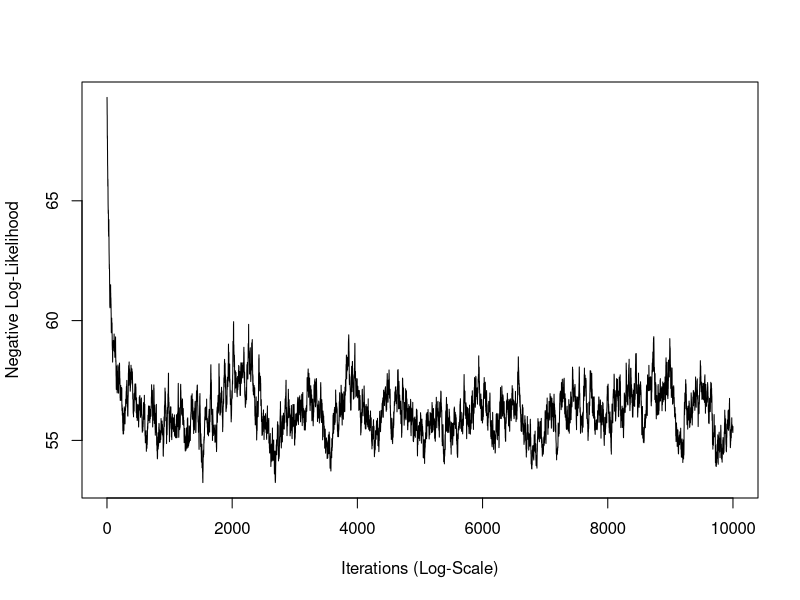

This chart was generated by the following R code:
# Exercise 4 Part I Improving SGD

rm(list=ls())
set.seed(12345) # Reproducibility

#------------------------------------------------------------------
# Function 1. Estimate the Sigmoid function of X
sigmoid <- function(x) {
  # Inputs:
  # x Matrix 
  # Output:
  # Sigmoid function of X
  
  1 / (1 + exp(-x))
}

#------------------------------------------------------------------
# Function 2. Estimate the Success Probability
w_estimate <- function(b, X) {
  # Inputs:
  # b regression parameter P x 1
  # X Matrix of features N x P
  # Output:
  # wi Sucess Probability N x 1
  
  sigmoid(drop(X %*% b))
}

#------------------------------------------------------------------
# Function 3. Estimate the negative log likelihood
negll <- function(b, y, X, m, lambda) {
  # Input:
  # b regression parameter P x 1
  # y vector of response N x 1
  # X Matrix of features N x P
  # m number of trial for the ith case
  # Output:
  # Negative log likelihood of binomial distribution
  
  w <- w_estimate(b, X)
  -sum(y * log(w) + (m - y) * log(1 - w)) + lambda*sum(abs(b))
}

#------------------------------------------------------------------
# Function 4. Estimate the gradient of the negative log likelihood
gradll <- function(b, y, X, m, lambda) {
  # Input:
  # b regression parameter P x 1
  # y vector of response N x 1
  # X Matrix of features N x P
  # m number of trial for the ith case
  # lamda: penalization factor 
  # Output:
  # gradient of l(b) P x 1
  
  w <- w_estimate(b, X)
  ll_part <- -drop(crossprod(X, y - m * w))
  penaly_part <- lambda * sign(b) # QUESTION
  ll_part + penaly_part # Penalty function
}

#------------------------------------------------------------------
# Simulation Data
N <- 100
P <- 150
X <- matrix(rnorm(N * P), ncol = P)
beta_true <- rnorm(P)
y <- rbinom(N, 1, w_estimate(beta_true, X))
batch_size <- 1
m = 1
lambda = 0.1
step <- 1 / N 
iter = 10000

#------------------------------------------------------------------
# Stochastic Gradient Descend 

# Initial Guess
beta = rep(0, P) 
ll <- negll(beta, y, X, m, lambda)

# SGD Loop
for (i in 2:iter){
  r <- sample(nrow(X), batch_size) #SGD
  grad <- gradll(beta, y[r], X[r, , drop = FALSE], m, lambda)
  beta <- beta - step * grad / batch_size
  ll <- c(ll, negll(beta, y, X, m, lambda))
}
plot(ll, type = "l",  xlab="Iterations (Log-Scale)", 
     ylab="Negative Log-Likelihood")


